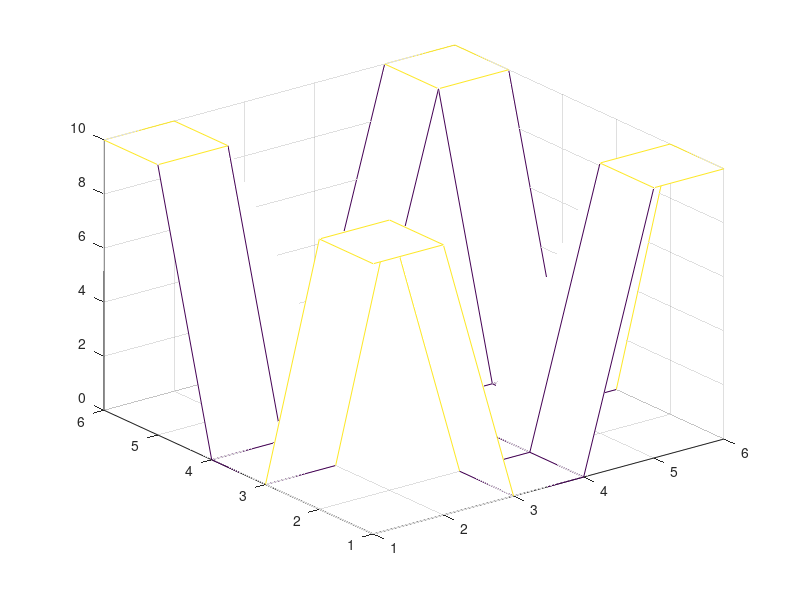

This chart was generated by the following MATLAB code:
xa=1:1:6;
ya=1:1:6;
[mx,my]=meshgrid(xa,ya);
disp([mx,my]);
mz=zeros(6,6);
mz([1 1 2 1 1 1 2 2 5 5 6 6 5 5 6 6],[1 2 1 2 6 5 5 6 6 5 6 5 2 1 1 2])=10;
disp(mz);
stem3(mx,my,mz);
mesh(mx,my,mz);